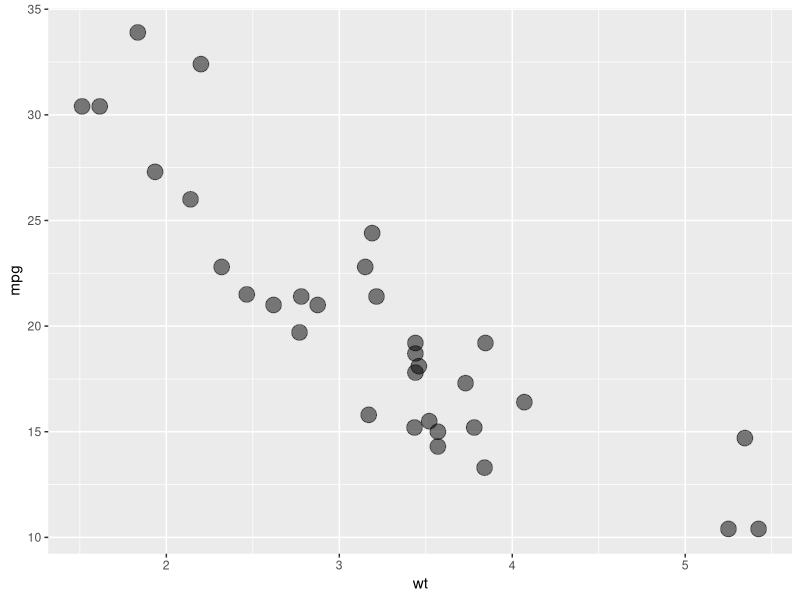
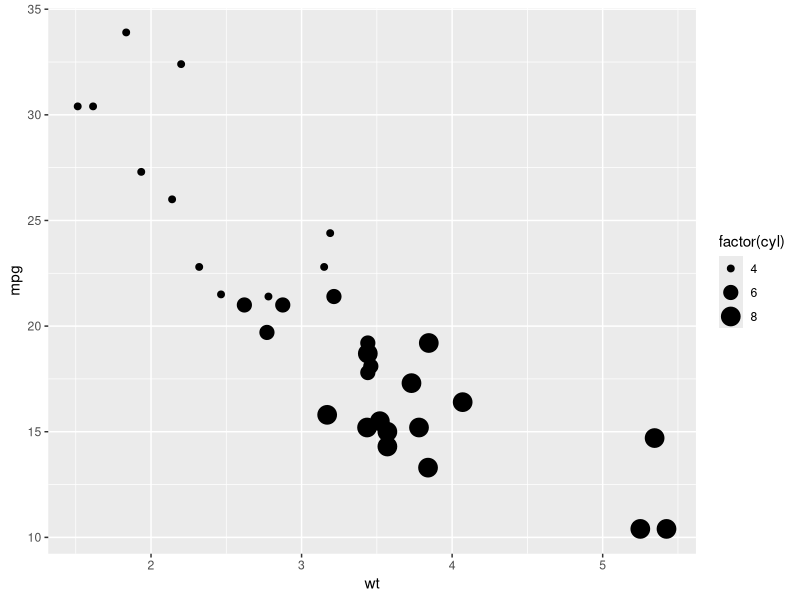
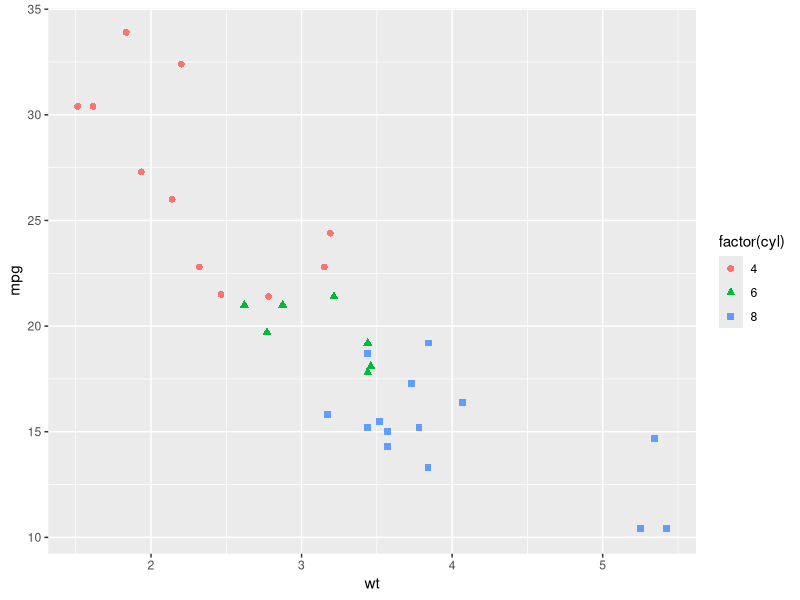
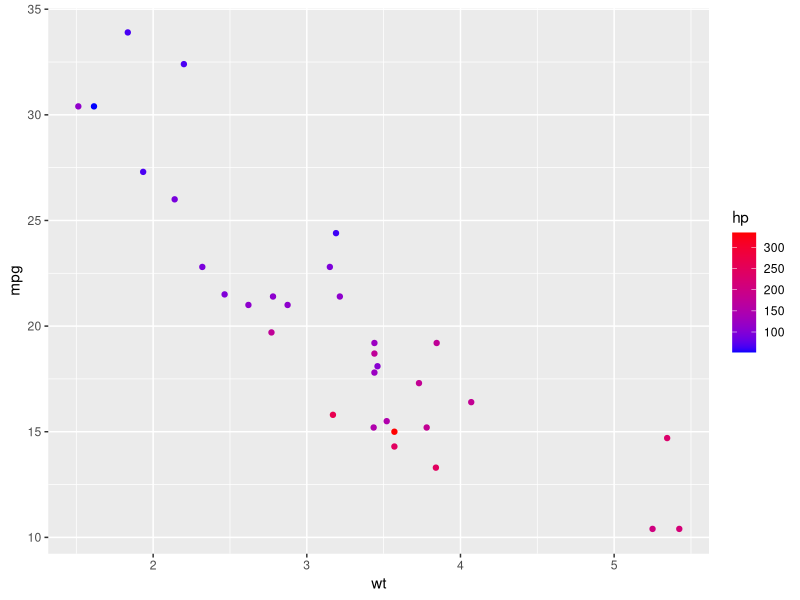

Generate these figures, in order, with R:
library(ggplot2)
df <- mtcars

r <- ggplot(df,aes(x=wt,y=mpg))
r <-  r + geom_point(size=5,alpha=0.5)
print(r)

r <- ggplot(df,aes(x=wt,y=mpg))
r <-  r + geom_point(aes(size=factor(cyl)))

print(r)

r <- ggplot(df,aes(x=wt,y=mpg))
r <-  r + geom_point(aes(shape=factor(cyl),color=factor(cyl)),size=2)

print(r)

r <- ggplot(df,aes(x=wt,y=mpg))
r <-  r + geom_point(aes(color=hp))
r <-  r + scale_color_gradient(low='blue',high='red') 

print(r)